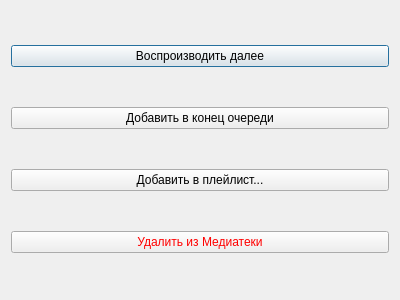
<?xml version="1.0" encoding="UTF-8"?>
<ui version="4.0">
 <class>Dialog</class>
 <widget class="QDialog" name="Dialog">
  <property name="geometry">
   <rect>
    <x>0</x>
    <y>0</y>
    <width>400</width>
    <height>300</height>
   </rect>
  </property>
  <property name="windowTitle">
   <string>Функции</string>
  </property>
  <property name="windowIcon">
   <iconset>
    <normaloff>images/iconfinder.png</normaloff>images/iconfinder.png</iconset>
  </property>
  <layout class="QVBoxLayout" name="verticalLayout">
   <item>
    <widget class="QPushButton" name="pushButton_add_next">
     <property name="text">
      <string>Воспроизводить далее</string>
     </property>
     <property name="icon">
      <iconset>
       <normaloff>images/plus-green.png</normaloff>images/plus-green.png</iconset>
     </property>
     <attribute name="buttonGroup">
      <string notr="true">buttonGroup</string>
     </attribute>
    </widget>
   </item>
   <item>
    <widget class="QPushButton" name="pushButton_add_end">
     <property name="text">
      <string>Добавить в конец очереди</string>
     </property>
     <property name="icon">
      <iconset>
       <normaloff>images/plus-green.png</normaloff>images/plus-green.png</iconset>
     </property>
     <attribute name="buttonGroup">
      <string notr="true">buttonGroup</string>
     </attribute>
    </widget>
   </item>
   <item>
    <widget class="QPushButton" name="pushButton_add_playlist">
     <property name="text">
      <string>Добавить в плейлист...</string>
     </property>
     <property name="icon">
      <iconset>
       <normaloff>images/plus-green.png</normaloff>images/plus-green.png</iconset>
     </property>
     <attribute name="buttonGroup">
      <string notr="true">buttonGroup</string>
     </attribute>
    </widget>
   </item>
   <item>
    <widget class="QPushButton" name="pushButton_delete">
     <property name="styleSheet">
      <string notr="true">color: rgb(255, 0, 0);</string>
     </property>
     <property name="text">
      <string>Удалить из Медиатеки</string>
     </property>
     <property name="icon">
      <iconset>
       <normaloff>images/seo.png</normaloff>images/seo.png</iconset>
     </property>
     <attribute name="buttonGroup">
      <string notr="true">buttonGroup</string>
     </attribute>
    </widget>
   </item>
  </layout>
 </widget>
 <resources/>
 <connections/>
 <buttongroups>
  <buttongroup name="buttonGroup"/>
 </buttongroups>
</ui>
